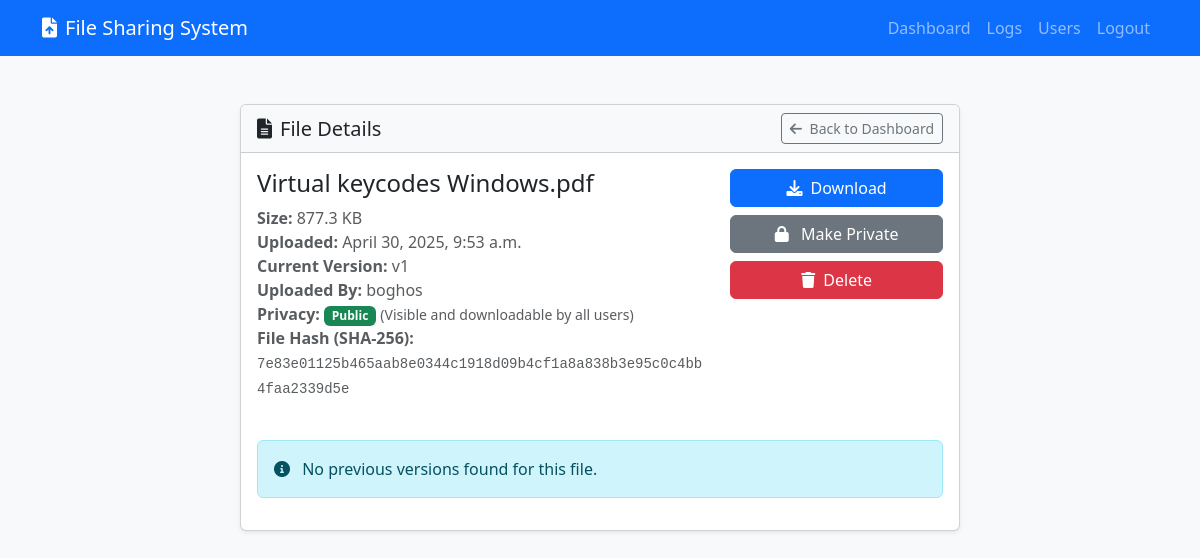
The page /file/2/ (signed in) on the database its author committed.
### file_manager/models.py (models this page shows, shortened)
class FileUpload(models.Model):
    FILE_STATUS_CHOICES = (
        ('uploading', 'Uploading'),
        ('completed', 'Completed'),
        ('failed', 'Failed'),
    )
    file = models.FileField(upload_to='uploads/')
    filename = models.CharField(max_length=255)
    original_filename = models.CharField(max_length=255)
    file_size = models.BigIntegerField()
    file_hash = models.CharField(max_length=64)  # SHA-256 hash
    upload_date = models.DateTimeField(auto_now_add=True)
    status = models.CharField(max_length=20, choices=FILE_STATUS_CHOICES, default='uploading')
    uploaded_by = models.ForeignKey(User, on_delete=models.CASCADE, related_name='uploads')
    version = models.IntegerField(default=1)
    is_public = models.BooleanField(default=False, verbose_name="Public File")  # New field
    class Meta:
        ordering = ['-upload_date']

### file_manager/views.py (the view)
# urls.py: path('file/<int:file_id>/', views.file_detail, name='file_detail'),
@login_required
def file_detail(request, file_id):
    file_upload = get_object_or_404(FileUpload, id=file_id)
    is_admin = request.user.profile.is_admin() or request.user.is_superuser
    if not (file_upload.uploaded_by == request.user or is_admin or file_upload.is_public):
        raise Http404("File not found or access denied")
    versions = FileVersion.objects.filter(original_file=file_upload).order_by('-version')
    context = {
        'file': file_upload,
        'versions': versions,
        'is_admin': is_admin,
    }
    return render(request, 'file_manager/file_detail.html', context)

### file_manager/context_processors.py (called while the page is built)
def user_context(request):
    is_admin = False
    if request.user.is_authenticated:
        try:
            is_admin = request.user.profile.is_admin() or request.user.is_superuser
        except:
            is_admin = request.user.is_superuser
    return {
        'is_admin': is_admin
    }

### file_manager/models.py (called while the page is built)
    def is_admin(self):
        return self.role == 'admin' or self.user.is_superuser

### file_manager/templatetags/file_manager_extras.py (called while the page is built)
@register.filter
def filesizeformat(bytes):
    try:
        bytes = float(bytes)
    except (TypeError, ValueError, UnicodeDecodeError):
        return "0 bytes"
    if bytes < 1024:
        return f"{bytes:.0f} bytes"
    elif bytes < 1024 * 1024:
        return f"{bytes/1024:.1f} KB"
    elif bytes < 1024 * 1024 * 1024:
        return f"{bytes/(1024*1024):.1f} MB"
    else:
        return f"{bytes/(1024*1024*1024):.1f} GB"

### file_manager/templates/file_manager/file_detail.html (shortened to what this page needs)
{% extends 'file_manager/base.html' %}
{% block content %}
{% load file_manager_extras %}
<div class="container-fluid py-4">
    <div class="row">
        <div class="col-md-8 mx-auto">
            <div class="card shadow-sm mb-4">
                <div class="card-header bg-light d-flex justify-content-between align-items-center">
                    <h5 class="mb-0">
                        <i class="fas fa-file-alt me-2"></i>File Details
                    </h5>
                    <div>
                        <a href="{% url 'dashboard' %}" class="btn btn-sm btn-outline-secondary">
                            <i class="fas fa-arrow-left me-1"></i> Back to Dashboard
                        </a>
                    </div>
                </div>
                <div class="card-body">
                    <div class="row mb-4">
                        <div class="col-md-8">
                            <h4>{{ file.filename }}</h4>
                            <div class="text-muted mb-3">
                                <div><strong>Size:</strong> {{ file.file_size|filesizeformat }}</div>
                                <div><strong>Uploaded:</strong> {{ file.upload_date|date:"F j, Y, g:i a" }}</div>
                                <div><strong>Current Version:</strong> v{{ file.version }}</div>
                                <div><strong>Uploaded By:</strong> {{ file.uploaded_by.username }}</div>
                                <div>
                                    <strong>Privacy:</strong>
                                    {% if file.is_public %}
                                    <span class="badge bg-success">Public</span>
                                    <small class="text-muted">(Visible and downloadable by all users)</small>
                                    {% else %}
                                    <span class="badge bg-secondary">Private</span>
                                    <small class="text-muted">(Only visible to you and administrators)</small>
                                    {% endif %}
                                </div>
                                <div><strong>File Hash (SHA-256):</strong> <small class="text-monospace">{{ file.file_hash }}</small></div>
                            </div>
                        </div>
                        <div class="col-md-4 text-end">
                            <a href="{% url 'download_file' file.id %}" class="btn btn-primary mb-2 w-100">
                                <i class="fas fa-download me-2"></i>Download
                            </a>
                            {% if file.uploaded_by == request.user or is_admin %}
                            <a href="{% url 'toggle_file_privacy' file.id %}" class="btn btn-secondary mb-2 w-100">
                                <i class="fas {% if file.is_public %}fa-lock{% else %}fa-lock-open{% endif %} me-2"></i>
                                {% if file.is_public %}Make Private{% else %}Make Public{% endif %}
                            </a>
                            <a href="{% url 'delete_file' file.id %}"
                               class="btn btn-danger w-100"
                               onclick="return confirm('Are you sure you want to delete this file?');">
                                <i class="fas fa-trash me-2"></i>Delete
                            </a>
                            {% endif %}
                        </div>
                    </div>
                    {% if versions %}
                    <h5 class="mb-3 border-bottom pb-2">Previous Versions</h5>
                    <div class="table-responsive">
                        <table class="table table-hover">
                            <thead class="table-light">
                                <tr>
                                    <th>Version</th>
                                    <th>Size</th>
                                    <th>Uploaded</th>
                                    <th>Hash</th>
                                    <th>Action</th>
                                </tr>
                            </thead>
                            <tbody>
                                {% for version in versions %}
                                <tr>
                                    <td>v{{ version.version }}</td>
                                    <td>{{ version.file_size|filesizeformat }}</td>
                                    <td>{{ version.upload_date|date:"M d, Y g:i A" }}</td>
                                    <td><small class="text-monospace">{{ version.file_hash|truncatechars:16 }}</small></td>
                                    <td>
                                        <a href="{% url 'download_version' version.id %}" class="btn btn-sm btn-outline-primary">
                                            <i class="fas fa-download"></i> Download
                                        </a>
                                    </td>
                                </tr>
                                {% endfor %}
                            </tbody>
                        </table>
                    </div>
                    {% else %}
                    <div class="alert alert-info">
                        <i class="fas fa-info-circle me-2"></i> No previous versions found for this file.
                    </div>
                    {% endif %}
                </div>
            </div>
        </div>
    </div>
</div>
{% endblock %}

### static/css/style.css (style rules this page uses)
body { background-color: #f8f9fa; min-height: 100vh; display: flex; flex-direction: column; }
.text-monospace { font-family: SFMono-Regular, Menlo, Monaco, Consolas, "Liberation Mono", "Courier New", monospace; }

### rows shown on the page
FileUpload: filename "Virtual keycodes Windows.pdf", file_size|filesizeformat "877.3 KB", upload_date "April 30, 2025, 9:53 a.m.", version "1", uploaded_by.username "boghos", file_hash "7e83e01125b465aab8e0344c1918d09b4cf1a8a838b3e95c0c4bb4faa2339d5e"
